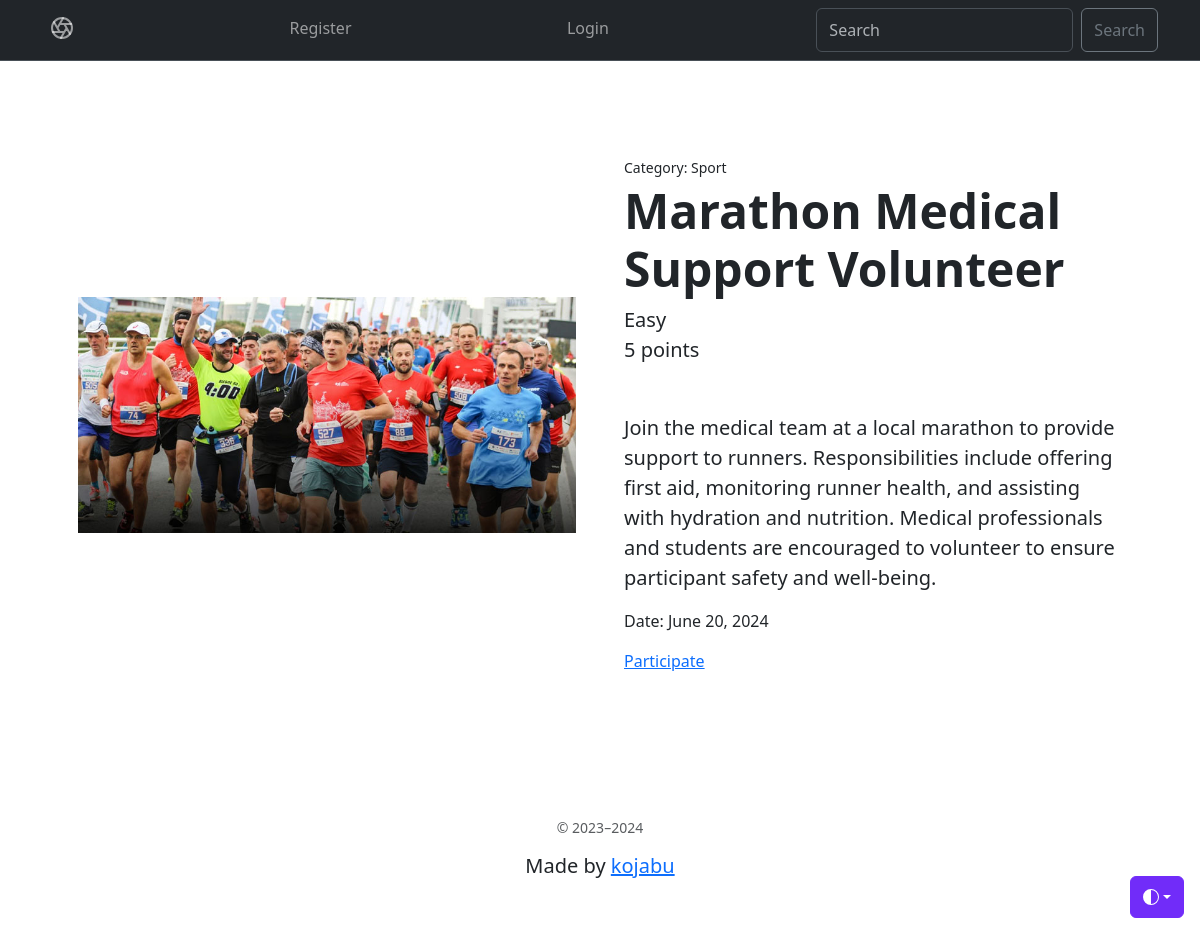
The app's page /event/5 with its own data.
### main/models.py (models this page shows, shortened)
class Events(models.Model):
    name = models.CharField(verbose_name='Name of Event', max_length=100)
    pre_description = models.CharField(verbose_name='Pre description of Event', max_length=100)
    description = models.TextField(verbose_name='Description of Event')
    date = models.DateField(verbose_name='Date of Event')
    category = models.ForeignKey('Category',on_delete=models.PROTECT, verbose_name='Category', null=True)
    organization = models.ForeignKey('Organization',on_delete=models.PROTECT, verbose_name='Organization', null=True)
    level = models.ForeignKey('Level',on_delete=models.PROTECT, verbose_name='Level', null=True)
    photo = models.ImageField(verbose_name='Image of Event', upload_to='photo/%Y/%m/%d/', default='/photo/2024/04/06/empty.png')
    points = models.IntegerField(verbose_name='Points for event',null=True)

class Category(models.Model):
    name = models.CharField(verbose_name='Name of Category', max_length=60)
    def __str__(self):
        return self.name

class Level(models.Model):
    name = models.CharField(verbose_name='Level of Event', max_length=60)
    def __str__(self):
        return self.name

### main/views.py (the view)
# urls.py: path('event/<int:event_id>', views.detail, name='detail'),
def detail(request, event_id):
    try:
        event = Events.objects.get(id=event_id)
    except:
        return redirect('/')
    return render(request,'main/detail.html', {'event': event})

### main/templates/main/detail.html (shortened to what this page needs)
<!doctype html>
{% load static %}
{% block content %}
<html lang="en" data-bs-theme="auto">
  <head>
    <link rel="stylesheet" href="https://cdn.jsdelivr.net/npm/bootstrap@5.3.2/dist/css/bootstrap.min.css">
    <link rel="stylesheet" href="https://cdn.jsdelivr.net/npm/@docsearch/css@3">
  </head>
  <body>
    <div class="dropdown position-fixed bottom-0 end-0 mb-3 me-3 bd-mode-toggle">
      <button class="btn btn-bd-primary py-2 dropdown-toggle d-flex align-items-center"
              id="bd-theme"
              type="button"
              aria-expanded="false"
              data-bs-toggle="dropdown"
              aria-label="Toggle theme (auto)">
        <svg class="bi my-1 theme-icon-active" width="1em" height="1em"><use href="#circle-half"></use></svg>
      </button>
    </div>
    <nav class="navbar navbar-expand-md bg-dark sticky-top border-bottom" data-bs-theme="dark">
      <div class="container">
        <div class="offcanvas offcanvas-end" tabindex="-1" id="#offcanvas" aria-labelledby="#offcanvasLabel">
          <div class="offcanvas-body">
            <ul class="navbar-nav flex-grow-1 justify-content-between">
              <li class="nav-item"><a class="nav-link" href="http://127.0.0.1:8000/">
                <svg class="bi" width="24" height="24"><use xlink:href="#aperture"/></svg>
              </a></li>
              {% if request.user.is_authenticated %}
                  {% if request.user.username == 'admin' %}
                    <a class="nav-link" href="{% url 'user_auth:logout' %}">Logout</a>
                    <li class="nav-item"><a class="nav-link" href="{% url 'user_auth:profile' %}">Profile</a></li>
                    <li class="nav-item"><a class="nav-link" href="{% url 'main:add' %}">ADD</a></li>
                  {% else %}
                  <a class="nav-link" href="{% url 'user_auth:logout' %}">Logout</a>
                  <li class="nav-item"><a class="nav-link" href="{% url 'user_auth:profile' %}">Profile</a></li>
                  {% endif %}
                  {% else %}
                  <li class="nav-item"><a class="nav-link" href="{% url 'user_auth:register' %}">Register</a></li>
                  <li class="nav-item"><a class="nav-link" href="{% url 'user_auth:login' %}">Login</a></li>
                  {% endif %}
              <form class="d-flex" method="GET" action="{% url 'main:search' %}">
                <input class="form-control me-2" type="search" placeholder="Search" aria-label="Search" name="q">
                <button class="btn btn-outline-secondary" type="submit">Search</button>
              </form>
            </ul>
          </div>
        </div>
      </div>
    </nav>
    <main>
      <section class="py-5">
        <div class="container px-4 px-lg-5 my-5">
          <div class="row gx-4 gx-lg-5 align-items-center">
            <div class="col-md-6">
              <img class="card-img-top mb-5 mb-md-0" src="{{event.photo.url}}" alt="...">
            </div>
            <div class="col-md-6">
              <div class="small mb-1">Category: {{event.category}}</div>
              <h1 class="display-5 fw-bolder">{{event.name}}</h1>
              <div class="fs-5 mb-5">
                <span>{{event.level}}   <p>{{event.points}} points</p></span>
              </div>
              <p class="lead">{{event.description}}</p>
              <p> Date: {{event.date}}</p>
              <a href="{% url 'main:participate' event.id %}">Participate</a>
            </div>
          </div>
        </div>
      </section>
    </main>
    <footer class="container py-5">
      <div class="row" style="text-align: center;">
        <small class="d-block mb-3 text-body-secondary">&copy; 2023–2024</small>
        <h5>Made by <a href="https://github.com/kojabu">kojabu</a></h5>
      </div>
  </footer>
  </body>
</html>
{% endblock %}

### main/templates/main/detail.html (style rules this page uses)
.bi { vertical-align: -.125em; fill: currentColor; }
.btn-bd-primary { --bd-violet-bg: #712cf9; --bd-violet-rgb: 112.520718, 44.062154, 249.437846; --bs-btn-font-weight: 600; --bs-btn-color: var(--bs-white); --bs-btn-bg: var(--bd-violet-bg); --bs-btn-border-color: var(--bd-violet-bg); --bs-btn-hover-color: var(--bs-white); --bs-btn-hover-bg: #6528e0; --bs-btn-hover-border-color: #6528e0; --bs-btn-focus-shadow-rgb: var(--bd-violet-rgb); --bs-btn-active-color: var(--bs-btn-hover-color); --bs-btn-active-bg: #5a23c8; --bs-btn-active-border-color: #5a23c8; }
.bd-mode-toggle { z-index: 1500; }

### records on screen
Events: photo (picture), category "Sport", name "Marathon Medical Support Volunteer", level "Easy", points "5", description "Join the medical team at a local marathon to provide support to runners. Responsibilities include offering first aid, monitoring runner health, and assisting with hydration and nutrition. Medical professionals and students are encouraged to volunteer to ensure participant safety and well-being.", date "June 20, 2024"
